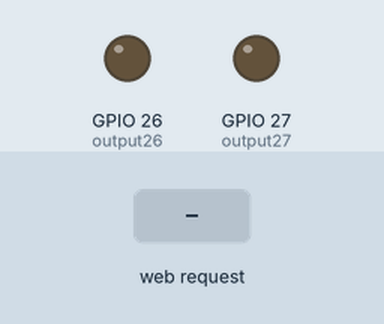
Recording of a program running on a simulated ESP32. Parts: output pins drawn as LEDs (lit = HIGH). The test bench sets the inputs (shaded band). WiFi joins after 1.5 s; servers stay silent unless stated; what the program prints to the serial monitor is not drawn.

Above: at 2.7 s.
2.8 s: HTTP request GET /26/on received
At 3.3 s:
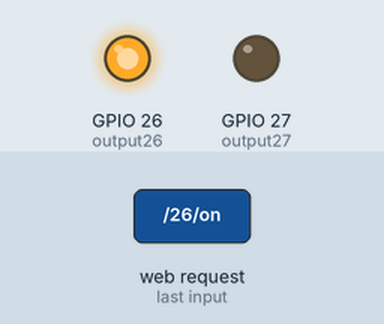
4.3 s: HTTP request GET /27/on received
At 5.5 s:
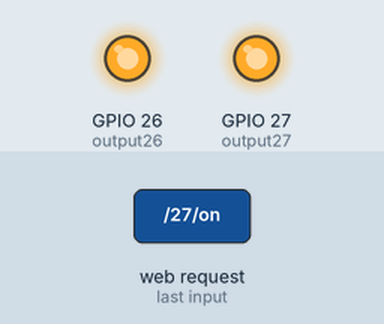
5.8 s: HTTP request GET /26/off received
At 6.7 s:
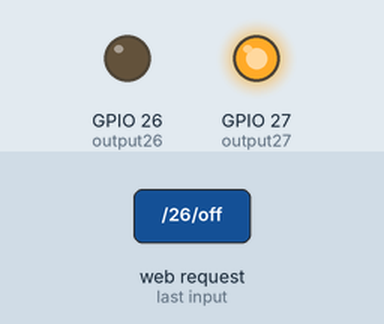
7.3 s: HTTP request GET /27/off received
At 7.9 s:
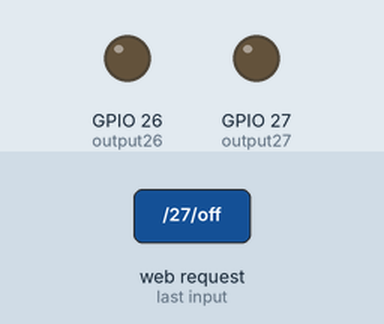
Timing chart, 0 to 9.8 s (numbered marks = the images above; inputs shaded):
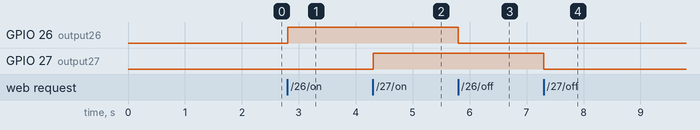

The program:

main.cpp
```cpp
#include <main.h>

// для хранения текущего состояния выходных GPIO-контактов:
String output26State = "off";
String output27State = "off";

// Задаем номера для выходных GPIO-контактов:
const int output26 = 26;
const int output27 = 27;

void setup() {
  Serial.begin(115200);
  // Переключаем выходные GPIO-контакты в режим «OUTPUT»:
  pinMode(output26, OUTPUT);
  pinMode(output27, OUTPUT);
  // Задаем для выходных GPIO-контактов состояние «LOW»:
  digitalWrite(output26, LOW);
  digitalWrite(output27, LOW);

  // Настраиваем статический IP-адрес:
  if (!WiFi.config(local_IP, gateway, subnet, primaryDNS, secondaryDNS)) {
    Serial.println("STA Failed to configure");                     //  "Не удалось задать статический IP-адрес"
  }

  // Подключаемся к WiFi-сети с помощью заданных выше SSID и пароля:
  Serial.print("Connecting to ");  //  "Подключаемся к "
  Serial.println(ssid);
  WiFi.begin(ssid, password);
  while (WiFi.status() != WL_CONNECTED) {
    delay(500);
    Serial.print(".");
  }
  // Печатаем локальный IP-адрес и запускаем веб-сервер:
  Serial.println("");
  Serial.println("WiFi connected.");  //  "Подключились к WiFi."
  Serial.println("IP address: ");  //  "IP-адрес: "
  Serial.println(WiFi.localIP());
  server.begin();
}

void loop(){
  WiFiClient client = server.available();  // Запускаем прослушку входящих клиентов.

  if (client) {                            // Если подключился новый клиент,
    Serial.println("New Client.");         // пишем в монитор порта сообщение об этом.
    String currentLine = "";               // Создаем строку для хранения данных, пришедших от клиента.
    while (client.connected()) {           // Цикл while() будет работать, пока клиент подключен.
      if (client.available()) {            // Если у клиента есть байты для чтения,
        char c = client.read();            // считываем байт
        Serial.write(c);                   // и пишем его в мониторе порта.
        header += c;
        if (c == '\n') {                   // если считанный байт – это символ новой строки,
          // и если получили два символа новой строки подряд, то это значит, что текущая строка пуста.
          // Это конец HTTP-запроса клиента, поэтому шлем ответ:
          if (currentLine.length() == 0) {
            // HTTP-заголовки всегда начинаются с кода ответа (например, с «HTTP/1.1 200 OK») и типа контента,
            // чтобы клиент знал, что получает. Затем пишем пустую строку.
            client.println("HTTP/1.1 200 OK");
            client.println("Content-type:text/html");
            client.println("Connection: close");    //  "Соединение: отключено"
            client.println();

            // Включаем и выключаем GPIO-контакты:
            if (header.indexOf("GET /26/on") >= 0) {
              Serial.println("GPIO 26 on");  //  "GPIO26 включен"
              output26State = "on";
              digitalWrite(output26, HIGH);
            } else if (header.indexOf("GET /26/off") >= 0) {
              Serial.println("GPIO 26 off");  //  "GPIO26 выключен"
              output26State = "off";
              digitalWrite(output26, LOW);
            } else if (header.indexOf("GET /27/on") >= 0) {
              Serial.println("GPIO 27 on");  //  "GPIO27 включен"
              output27State = "on";
              digitalWrite(output27, HIGH);
            } else if (header.indexOf("GET /27/off") >= 0) {
              Serial.println("GPIO 27 off");  //  "GPIO27 выключен"
              output27State = "off";
              digitalWrite(output27, LOW);
            }

            // Показываем HTML-страницу:
            client.println("<!DOCTYPE html><html>");
            client.println("<head><meta name=\"viewport\" content=\"width=device-width, initial-scale=1\">");
            client.println("<link rel=\"icon\" href=\"data:,\">");
            // При помощи CSS задаем стили для кнопок «ON» и «OFF».
            // Не бойтесь экспериментировать, поиграйтесь
            // с атрибутами «background-color» и «font-size»,
            // чтобы настроить дизайн кнопок по своему вкусу.
            client.println("<style> body { background: #333; /* Цвет фона */}");
            client.println("h1 {color: rgb(0, 191, 255);font: italic small-caps bold 40px Helvetica Neue, Helvetica, Arial, sans-serif; font-size: 30px; text-shadow: 3px 6px 2px rgba(0, 0, 0, .3); word-spacing: .1em; left: 14px; position: relative;}  ");
            client.println(".buttonEnable {background-color: #109ff1; border: none; border-radius: 10px; color: white; padding: 14px 18px; text-shadow: 2px 2px 2px rgba(0, 0, 0, .3); text-decoration: none; font-size: 20px; margin: 10px; cursor: pointer; }");
            client.println(".buttonDisable { background-color: #abafb1; border: none; border-radius: 10px; color: white; padding: 14px 18px; text-shadow: 2px 2px 2px rgba(0, 0, 0, .3); text-decoration: none; font-size: 20px; margin: 10px; cursor: pointer;}");
            client.println("</style> </head>");
            // Заголовок веб-страницы:
            client.println("<body><h1>ESP32 LED</h1>");

            // Показываем текущее состояние
            // и кнопку «ON»/«OFF» для контакта GPIO26:
            client.println("<p>GPIO 26 - State " + output26State + "</p>");
            // Если значением в «output26State» является «off»,
            // то показываем кнопку «ON»:
            if (output26State=="off") {
              client.println("<p><a href=\"/26/on\"><button class = buttonEnable>Enable</button></a></p>");
            } else {
              client.println("<p><a href=\"/26/off\"><button class = buttonDisable>Disable</button></a></p>");
            }

           // Показываем текущее состояние
            // и кнопку «ON»/«OFF» для контакта GPIO27:
            client.println("<p>GPIO 27 - State " + output27State + "</p>");
            // Если значением в «output27State» является «off»,
            // то показываем кнопку «ON»:
            if (output27State=="off") {
              client.println("<p><a href=\"/27/on\"><button class=buttonEnable>Enable</button></a></p>");
            } else {
              client.println("<p><a href=\"/27/off\"><button class=buttonDisable>Disable</button></a></p>");
            }
            client.println("</body></html>");

            // HTTP-ответ заканчивается еще одной пустой строкой:
            client.println();
            // выходим из цикла while():
            break;
          } else {  // Если получили символ новой строки, то очищаем переменную «currentLine»
            currentLine = "";
          }
        } else if (c != '\r') {  // если получили что-либо, кроме символа возврата каретки,
          currentLine += c;      // добавляем это что-то в конец переменной «currentLine»
        }
      }
    }
    // Очищаем переменную «header»:
    header = "";
    // Отключаем соединение:
    // client.stop();
    // Serial.println("Client disconnected."); //  "Клиент отключился."
    Serial.println("");
  }
}
```

main.h
```cpp
#ifndef main_h
#define main_h

#include <WiFi.h>

#ifdef __cplusplus
extern "C"{
#endif

#define WORK            (1)
#define HOME            (0)

#if WORK == 1
    // Имя и пароль точки доступа
    const char* ssid     = "QUALITET 2.4G";
    const char* password = "291309856";
    // Задаем статический IP-адрес: Qualitet
    IPAddress local_IP(192, 168, 0, 50);
    // Задаем IP-адрес сетевого шлюза:
    IPAddress gateway(192, 168, 0, 1);
#endif
#if HOME == 1
    const char* ssid     = "domik";
    const char* password = "2363423634";
    IPAddress local_IP(192, 168, 1, 50);
    IPAddress gateway(192, 168, 1, 1);
#endif
// Задаем номер порта для веб-сервера («80»):
WiFiServer server(80);
// Переменная для хранения HTTP-запроса:
String header;
IPAddress subnet(255, 255, 0, 0);
IPAddress primaryDNS(8, 8, 8, 8);
IPAddress secondaryDNS(8, 8, 4, 4);


}
#endif
```

Measured:
- after the input at 2.8 s, GPIO 26 (output26): LOW → HIGH at once
- after the input at 4.3 s, GPIO 27 (output27): LOW → HIGH at once
- after the input at 5.8 s, GPIO 26 (output26): HIGH → LOW at once
- after the input at 7.3 s, GPIO 27 (output27): HIGH → LOW at once
